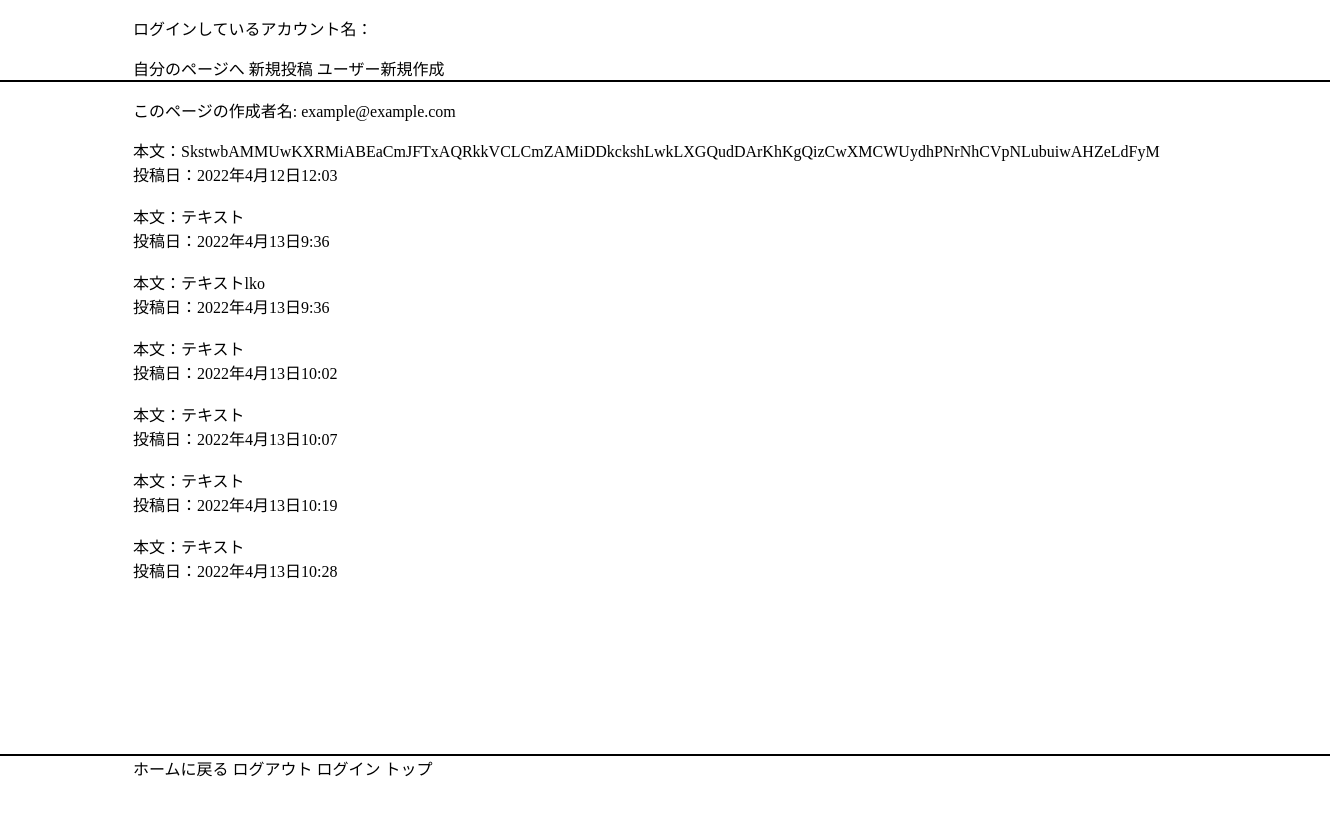
/blog/home_page/mypage/30d0cb0d69ec4811b2bfdd1921834cbe, run on an earlier commit of the app's database.
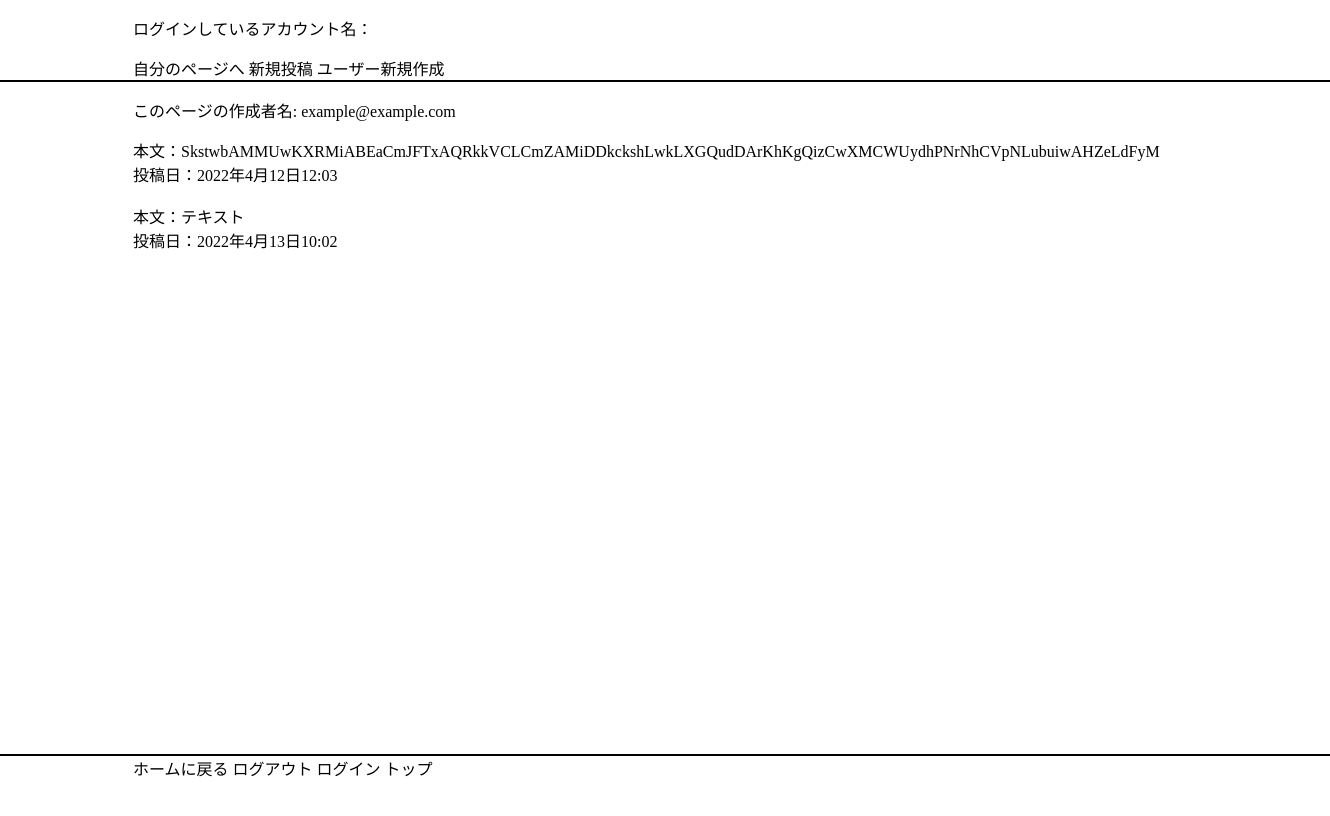
And on a later commit of the database.
### users/models.py (models this page shows, shortened)
class User(AbstractBaseUser, PermissionsMixin):
    username_validator = UnicodeUsernameValidator()
    id = models.UUIDField(primary_key=True, default=uuid.uuid4, editable=False)
    username = models.CharField(_("username"), max_length=50, validators=[username_validator], blank=False)
    email = models.EmailField(
        verbose_name='email address',
        max_length=255,
        unique=True,
    )
    is_staff = models.BooleanField(
        _("staff status"),
        default=False,
        help_text=_("Designates whether the user can log into this admin site."),
    )
    is_active = models.BooleanField(
        _("active"),
        default=True,
        help_text=_(
            "Designates whether this user should be treated as active. "
            "Unselect this instead of deleting accounts."
        ),
    )
    date_joined = models.DateTimeField(_("date joined"), default=timezone.now)
    objects = UserManager()
    EMAIL_FIELD = "email"
    USERNAME_FIELD = 'email'
    REQUIRED_FIELDS = ['username'] # Email & Password are required by default.
    class Meta:
        verbose_name = _("user")
        verbose_name_plural = _("users")

### blog_app/models.py (models this page shows, shortened)
class ArticleModel(models.Model):
    posted_by = models.ForeignKey(User, on_delete=models.CASCADE, verbose_name='投稿者')
    posted_text = models.CharField(max_length=200,default="テキスト")
    posted_at = models.DateTimeField(default=timezone.now(), blank=True)
    id = models.UUIDField(primary_key=True, default=uuid.uuid4, editable=False)

### blog_app/views.py (the view)
# urls.py: path('home_page/mypage/<userid>', views.MyPageView.as_view(), name='my_page'),
class MyPageView(DetailView):
    template_name = 'my_home.html'
    model = ArticleModel
    def get_context_data(self, **kwargs):
        ctxt = super().get_context_data()
        ctxt["object_list"] = ArticleModel.objects.all()
        ownerPk = self.kwargs['userid']
        ctxt['page_owner'] = User.objects.get(pk=ownerPk)
        return ctxt
    def get_object(self, queryset=None):
        if queryset is None:
            queryset = self.get_queryset()
        pk = self.kwargs['userid']
        if pk is not None:
            queryset = queryset.filter(posted_by=pk)
        try:
            objs = queryset.filter()
        except queryset.model.DoesNotExist:
            raise Http404(
                _("No %(verbose_name)s found matching the query")
                % {"verbose_name": queryset.model._meta.verbose_name}
            )
        return objs

### templates/my_home.html
{% extends '_base.html' %}
{% block main %}
    <div>
        <p>このページの作成者名: {{ page_owner.email }}</p>
    </div>
    {% for i in object_list %}
        {% if page_owner.id == i.posted_by.id %}
        <div class="article_contents posted_text">
            本文：{{ i.posted_text }}
        </div>
        <div class="article_contents posted_at">
            投稿日：{{ i.posted_at }}
        </div>
        <br>
        {% endif %}
    {% endfor %}
{% endblock %}

### templates/_base.html (shortened to what this page needs)
<!DOCTYPE html>
{% load static %}
<head>
    <link rel="stylesheet" href="{% static 'style.css' %}">
</head>
<body>
    {% block header %}
    <header>
        {% include '_header.html' %}
    </header>
    {% endblock %}
    <div id="main_content">
    {% block main%}{% endblock %}
    </div>
    {% block footer %}
    <footer>
        {% block url_index %}
        <a href="{% url 'index' %}">ホームに戻る</a>
        {% endblock %}
        <a href="{% url 'logout' %}">ログアウト</a>
        <a href="{% url 'login' %}">ログイン</a>
        <a href="{% url 'home_index' %}">トップ</a>
    </footer>
    {% endblock %}
</body>

### templates/_header.html
<div>
    <p>ログインしているアカウント名：{{ user.email }}</p>
</div>
<a href="{% url 'my_page' user.id %}">自分のページへ</a>
<a href="{% url 'create_article' user.id %}">新規投稿</a>
<a href="{% url 'create_user' %}">ユーザー新規作成</a>

### static/style.css (style rules this page uses)
a { color:inherit; text-decoration: none; }
html, body { margin: 0; width: 100%; height: 100%; }
footer { width: 100%; height: 60px; position: absolute; bottom: 0; }
#main_content, header, footer { padding-left: 10%; }
header { border-bottom: solid 2px; }
footer { border-top: solid 2px; }

What changed in the data, as far as the page shows it:
removed ArticleModel: posted_text "テキスト", posted_at "2022年4月13日9:36"
removed ArticleModel: posted_text "テキストlko", posted_at "2022年4月13日9:36"
removed ArticleModel: posted_text "テキスト", posted_at "2022年4月13日10:07"
removed ArticleModel: posted_text "テキスト", posted_at "2022年4月13日10:19"
removed ArticleModel: posted_text "テキスト", posted_at "2022年4月13日10:28"
